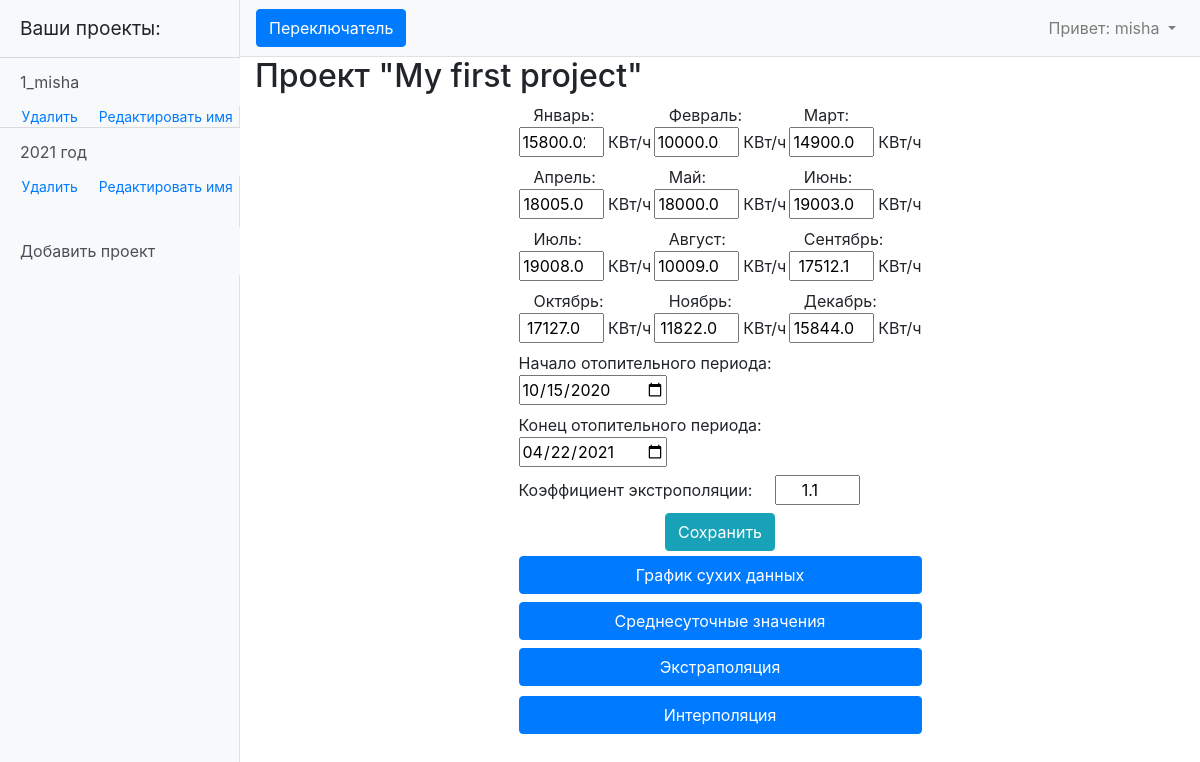
Page /projects/17 (signed in) on the committed database.
### myapp/models.py (models this page shows, shortened)
class Data(models.Model):
    month = 'M'
    FIELD = [
        (month, 'ежемесячные данные'),
    ]
    project = models.ForeignKey(Project, on_delete=models.CASCADE)
    project_type = models.CharField(max_length=1, choices=FIELD, default='M')
    data = models.TextField(default='0 0 0 0 0 0 0 0 0 0 0 0')
    begin_heating = models.DateField(default=f'{datetime.now().year - 1}-10-15')
    end_heating = models.DateField(default=f'{datetime.now().year}-04-15')
    coef = models.FloatField(default=1.1)

class Project(models.Model):
    user = models.ForeignKey(User, on_delete=models.CASCADE)
    project_name = models.CharField(max_length=255, unique=True)
    project_date_creation = models.DateTimeField(auto_now_add=True)

### myapp/views.py (the view, shortened to what this page needs)
# urls.py: path('projects/<int:pk>', ProjectData.as_view()),
@method_decorator(login_required, name='dispatch')
class ProjectData(DetailView):
    model = Data
    template_name = 'project_details.html'
    context_object_name = 'single_project'
    def get_context_data(self, **kwargs):
        context = super().get_context_data(**kwargs)
        data = Data.objects.get(id=self.kwargs.get('pk'))
        list_data = list(map(float, data.data.split(' ')))
        months = ['Январь', 'Февраль', 'Март', 'Апрель', 'Май', 'Июнь', 'Июль', 'Август', 'Сентябрь', 'Октябрь', 'Ноябрь', 'Декабрь']
        context['output_data'] = {}
        for number, month in zip(list_data, months):
            context['output_data'][month] = number
        context['coef'] = data.coef
        context['a_project'] = Data.objects.filter(project__user__username=self.request.user)
        context['list_data'] = list_data  # сухие данные
        return context

### templates/project_details.html (shortened to what this page needs)
{% extends 'default.html' %}
{% block content %}
    <h2>Проект "{{ single_project.project.project_name }}"</h2>
    <div class="main-div">
        <form method="POST">
            <div class="input-div">
                {% for month, number in output_data.items %}
                    <label><p class="input-label">{{ month }}:</p>
                        <input required class="data-input" type="number" value="{{ number }}" name="{{ month }}" placeholder="Данные за {{ month }}" min="0" step="0.01"> КВт/ч
                    </label>
                {% endfor %}
                <div class="div-date">
                    <label>Начало отопительного периода:
                        <input required type="date" name="begin_heating" value="{{ single_project.begin_heating|date:'Y-m-d' }}">
                    </label>
                    <label>Конец отопительного периода: &nbsp;
                        <input required type="date" name="end_heating" value="{{ single_project.end_heating|date:'Y-m-d' }}">
                    </label>
                    <label>Коэффициент экстрополяции: &nbsp; &nbsp;
                        <input required class="data-input" type="number" value="{{ coef }}" name="coef" placeholder="" min="1" step="0.001">
                    </label>
                </div>
                <div class="div-data-submit">
                    <input class="btn btn-info" id="btn-save" type="submit" value="Сохранить">
                </div>
                <div class="div-btn-interpol">
                    <input class="btn btn-primary btn-block" type="button" id="btn1" value="График сухих данных">
                    <input class="btn btn-primary btn-block" type="button" id="btn2" value="Среднесуточные значения">
                    <input class="btn btn-primary btn-block" type="button" id="btn3" value="Экстраполяция">
                    <div class="my_dropdown">
                    <input class="btn btn-primary btn-block dropbtn" type="button" id="btn4" value="Интерполяция">
                    </div>
                </div>
            </div>
        </form>
    </div>
{% endblock content%}

### templates/default.html (shortened to what this page needs)
{% load static %}
<!DOCTYPE html>
<html lang="en">
<head>
    <link href="{% static 'vendor/bootstrap/css/bootstrap.min.css' %}" rel="stylesheet ">
    <link href="{% static 'css/simple-sidebar.css' %}" rel="stylesheet">
    <link href="{% static 'my_style.css' %}" rel="stylesheet">
    <link href="{% static 'style_for_graph' %}" rel="stylesheet">
</head>
<body>
  <div class="d-flex" id="wrapper">
    <div class="bg-light border-right" id="sidebar-wrapper" style="max-width: 240px;">
      <div class="sidebar-heading">Ваши проекты:</div>
      <div class="list-group list-group-flush">
          {% if user.is_authenticated %}
              {% for project in a_project %}
                  <a href="/projects/{{ project.id }}" class="list-group-item list-group-item-action bg-light" style="border-width: 1px 0 0;">{{ project.project.project_name }}</a>
                  <div class="div-del-ed">
                    <a class="" style="margin-left: 0; font-size: 14px" href="/delete/{{ project.project.id }}">Удалить</a>
                    <a class="" style="margin-left: 0; font-size: 14px" href="/create_project/{{ project.project.id }}">Редактировать имя</a>
                  </div>
              {% endfor %}
              <a href="/create_project" class="list-group-item list-group-item-action bg-light" style="margin-top: 30px;">Добавить проект</a>
          {% else %}
              <p class="list-group-item">Здесь будут отображаться ваши проекты </p>
          {% endif %}
      </div>
    </div>
    <div id="page-content-wrapper">
      <nav class="navbar navbar-expand-lg navbar-light bg-light border-bottom">
        <button class="btn btn-primary" id="menu-toggle">Переключатель</button>
        <div class="collapse navbar-collapse" id="navbarSupportedContent">
          <ul class="navbar-nav ml-auto mt-2 mt-lg-0">
            {% if user.is_authenticated %}
              <li class="nav-item dropdown">
                <a class="nav-link dropdown-toggle" href="#" id="navbarDropdown" role="button" data-toggle="dropdown" aria-haspopup="true" aria-expanded="false">
                  <span>Привет: {{ user.username }}</span>
                </a>
              </li>
            {% endif %}
          </ul>
        </div>
      </nav>
      <div class="container-fluid">
        {% block content %}{% endblock content %}
      </div>
    </div>
  </div>
</body>
</html>

### static/css/simple-sidebar.css (style rules this page uses)
#wrapper { overflow-x: hidden; }
#sidebar-wrapper { min-height: 100vh; margin-left: -15rem; -webkit-transition: margin .25s ease-out; -moz-transition: margin .25s ease-out; -o-transition: margin .25s ease-out; transition: margin .25s ease-out; }
#sidebar-wrapper .sidebar-heading { padding: 0.875rem 1.25rem; font-size: 1.2rem; }
#sidebar-wrapper .list-group { width: 15rem; }
#page-content-wrapper { min-width: 100vw; }
@media (min-width: 768px) { #sidebar-wrapper { margin-left: 0; } }
@media (min-width: 768px) { #page-content-wrapper { min-width: 0; width: 100%; } }

### static/my_style.css (style rules this page uses)
.main-div { display: flex; flex-wrap: wrap; justify-content: space-between; }
.div-btn-interpol { margin-top: 5px; display: flex; justify-content: center; flex-wrap: wrap; }
.input-div { display: flex; flex-wrap: wrap; justify-content: space-between; max-width: 403px; }
.input-label { padding-left: 15px; margin: 0; }
.data-input { width: 85px; text-align: center; }
.div-data-submit { display: flex; justify-content: center; width: 100%; }
.div-del-ed { display: flex; justify-content: space-between; width: 88%; margin-left: 9%; }
.div-date { width: 100%; display: flex; flex-wrap: wrap; }
@media (max-width: 1200px) { .main-div { justify-content: center; } }
.my_dropdown { margin-top: 10px; width: 100%; position: relative; display: inline-block; }

### rows in the picture
Data: project.project_name "1_misha"
Data: project.project_name "2021 год"
Data: project.project_name "My first project", begin_heating "10/15/2020", end_heating "04/22/2021", coef "1.1"

### other values in the picture
{{ user.username }} "misha"
{{ month }} "Январь" "Февраль" "Март" "Апрель" "Май" "Июнь" "Июль" "Август" "Сентябрь" "Октябрь" "Ноябрь" "Декабрь"
